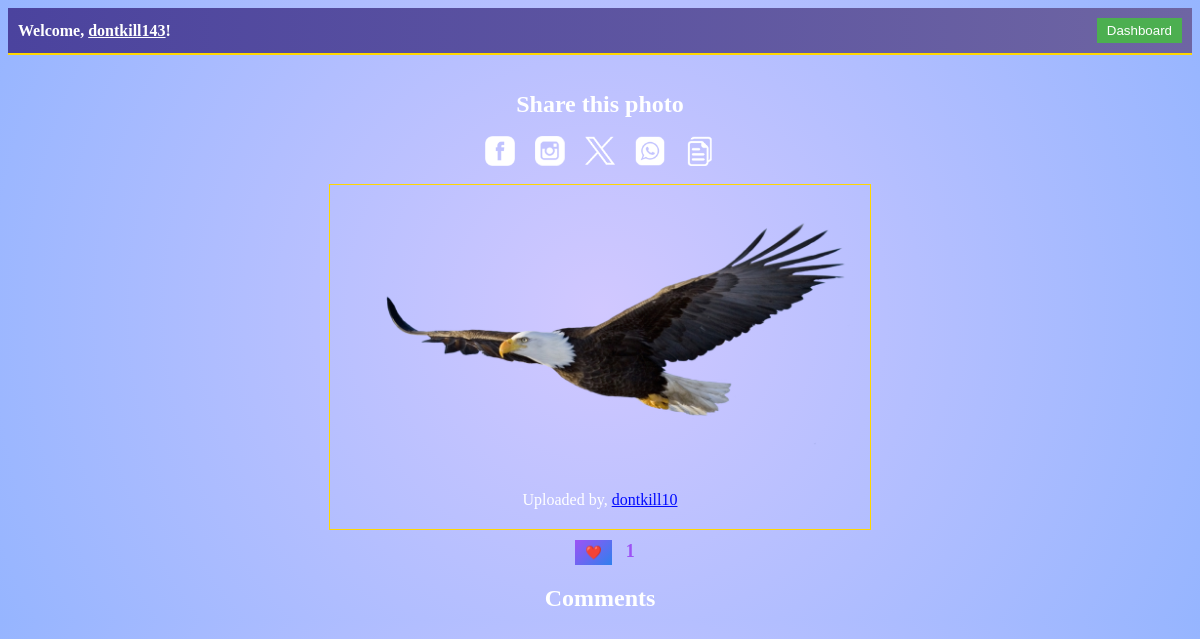
/photo/4 (signed in), run on the app's committed database.
### main.py (models this page shows, shortened)
class User(db.Model, UserMixin):
    id = db.Column(db.Integer, primary_key=True)
    username = db.Column(db.String(80), unique=True, nullable=False)
    password = db.Column(db.String(120), nullable=False)
    email = db.Column(db.String(120), unique=True, nullable=False)
    profile_photo = db.Column(db.String(255))  # Add this line
    profile_photos = db.Column(db.String(1000))  # Store a list of filenames
    likes = db.relationship("Like", backref="user", lazy=True)
    reputation = db.Column(db.Integer, default=0)
    last_given_reputation_timestamp = db.Column(db.DateTime, default=None)
    reputation_given_count = db.Column(db.Integer, default=0)
    coins = db.Column(db.Integer, default=10)  # Initialize coins to 10
    selected_border_color = db.Column(db.String(20))  # Store the selected border color
    selected_username_color = db.Column(
        db.String(7)
    )  # Store color as a hex string (e.g., "#RRGGBB")
    selected_username_comment = db.Column(db.String(7))  # Store color for comment
    uploaded_photo_count = db.Column(db.Integer, default=0)  # Initialize with 0
    trivia_score = db.Column(
        db.Integer, default=0
    )  # Add this line to store the trivia score
    has_purchased_border_width = db.Column(db.Boolean, default=False)
    selected_border_width = db.Column(
        db.Integer, default=1
    )  # Default border width is 1px
    last_seen = db.Column(db.DateTime, default=datetime.utcnow)
    reset_token = db.Column(db.String(100), nullable=True)
    followers = db.relationship(
        "User",
        secondary="followers",
        primaryjoin="User.id==followers.c.followee_id",
        secondaryjoin="User.id==followers.c.follower_id",
        backref="following",
    )
    friends = relationship(
        "User",
        secondary="friendship",
        primaryjoin=id == Friendship.user_id,
        secondaryjoin=id == Friendship.friend_id,
    )

class Photo(db.Model):
    id = db.Column(db.Integer, primary_key=True)
    filename = db.Column(db.String(255), nullable=False)
    user_id = db.Column(db.Integer, db.ForeignKey("user.id"), nullable=False)
    user = db.relationship("User", backref=db.backref("photos", lazy=True))
    likes = db.relationship(
        "Like", backref="photo", lazy=True, cascade="all, delete-orphan"
    )
    comments = db.relationship(
        "Comment", backref="photo_ref", lazy=True, cascade="all, delete-orphan"
    )
    border_color = db.Column(
        db.String(20)
    )  # Store the border color associated with the photo
    border_width = db.Column(db.Integer)

### main.py (the view)
@app.route("/photo/<int:photo_id>")
@login_required
def view_photo(photo_id):
    photo = Photo.query.get(photo_id)
    if photo:
        comments = Comment.query.filter_by(photo_id=photo_id).all()
        return render_template("photo.html", photo=photo, comments=comments)
    else:
        flash("Photo not found.", "error")
        return redirect(url_for("dashboard"))

### main.py (called while the page is built)
@login_manager.user_loader
def load_user(user_id):
    return User.query.get(int(user_id))

@app.before_request
def update_last_seen():
    if current_user.is_authenticated:
        current_user.last_seen = datetime.now(timezone.utc)
        db.session.commit()

### templates/photo.html (shortened to what this page needs)
<!DOCTYPE html>
<html lang="en">
<head>
    <link rel="stylesheet" type="text/css" href="/static/photo.css">
    <link rel="stylesheet" href="{{ url_for('static', filename='dashboard.css') }}">
</head>
<body>
    <div class="navbar">
      <span>Welcome, <span class="username" id="user-username" data-selected-color="{{ current_user.selected_color }}" onclick="window.location.href='{{ url_for('profile') }}'">{{ current_user.username }}</span>! </span>
      <button class="dashboard-button" onclick="window.location.href='{{ url_for('dashboard') }}'">Dashboard</button>
    </div>
    <br><br>
    <center>
        <h2>Share this photo</h2><br>
   <div class="share-buttons">
        <a href="#" onclick="shareFacebook()">
            <img src="/static/social-images/facebook-icon.png" alt="Share on Facebook">
        </a>
        <a href="#" onclick="shareInstagram()">
            <img src="/static/social-images/instagram-icon.png" alt="Share on Instagram">
        </a>
        <a href="#" onclick="shareTwitter()">
            <img src="/static/social-images/twitter-icon.png" alt="Share on Twitter">
        </a>
        <a href="#" onclick="shareWhatsApp()">
            <img src="/static/social-images/whatsapp-icon.png" alt="Share on WhatsApp">
        </a>
        <a href="#" onclick="copyToClipboard()">
            <img src="/static/social-images/copy-icon.png" alt="Copy Link to Clipboard">
        </a>
    </div>
        <br>
<div class="photo-container">
    <img src="{{ url_for('static', filename='uploads/' + photo.filename) }}" alt="Photo" data-username-color="{{ photo.user.selected_username_color }}" style="{{ photo.user.selected_border_color if photo.user.selected_border_color else 'gold' }}; max-width: 500px; max-height: 500px;">
    <p>Uploaded by, <a href="{{ url_for('user_profile', username=photo.user.username) }}" class="username-color" style="color: {{ photo.user.selected_username_color if photo.user.selected_username_color else 'white' }}">{{ photo.user.username }}</a></p>
</div>
    <form method="POST" action="{{ url_for('like_photo', photo_id=photo.id) }}" id="like-form">
        <button type="submit" class="like-button" data-photo-id="{{ photo.id }}" data-liked="{{ photo.is_liked_by_current_user }}">
            {% if photo.is_liked_by_current_user %} ❤️ {% else %} ❤️ {% endif %}
        </button>
        <span class="like-count">{{ photo.likes|length }}</span>
    </form>
    <div class="comments-container">
        <h2>Comments</h2>
    </div>
        </center>
</body>
</html>

### static/photo.css (style rules this page uses)
.dashboard-button { background-color: #4caf50; color: #fff; border: none; padding: 5px 10px; cursor: pointer; }
.photo-container { text-align: center; border: 1px solid gold; padding: 20px; max-width: 500px; margin: 0 auto; }
.photo-container p { margin-top: 1px; }
.like-button { background-color: #4caf50; color: #fff; border: none; padding: 5px 10px; cursor: pointer; margin-left: 10px; margin-top: 10px; }
.comments-container { margin-top: 10px; }
.share-buttons { display: flex; gap: 20px; justify-content: center; }
.share-buttons a { text-decoration: none; display: inline-block; width: 30px; height: 30px; }
.share-buttons img { filter: brightness(1.2); border-bottom: none; max-width: 100%; height: auto; filter: invert(100%); }

### static/dashboard.css (style rules this page uses)
h1, h2, h3, p, ul, li { margin: 0; padding: 0; color: white; }
body { background: radial-gradient(circle, #d1c8ff, #96b5ff); }
.navbar { background: linear-gradient(90deg, #4b439e, #6e65a3); color: white; padding: 10px; display: flex; justify-content: space-between; align-items: center; font-weight: bold; border-bottom: 2px solid gold; text-align: right; position: relative; }
.navbar .username { cursor: pointer; text-decoration: underline; }
.like-button { background: linear-gradient(135deg, #9d52f5, #2f80ed); border: none; padding: 5px 10px; margin-right: 10px; cursor: pointer; color: white; position: relative; overflow: hidden; transition: background-color 0.3s ease, transform 0.3s ease; margin-bottom: 10px; }
.like-button::before { content: ""; position: absolute; top: 50%; left: 50%; transform: translate(-50%, -50%) scale(0); width: 100%; height: 100%; background: radial-gradient(circle, #9d52f5 10%, transparent 20%); opacity: 0.6; transition: transform 0.3s ease, opacity 0.3s ease; pointer-events: none; }
.like-count { color: #9d52f5; font-weight: bold; font-size: 18px; position: relative; z-index: 1; }

### data on the page
User: username "dontkill143"
Photo: filename (picture)
User: user.username "dontkill10"

### other printed values
{{ photo.likes|length }} "1"
